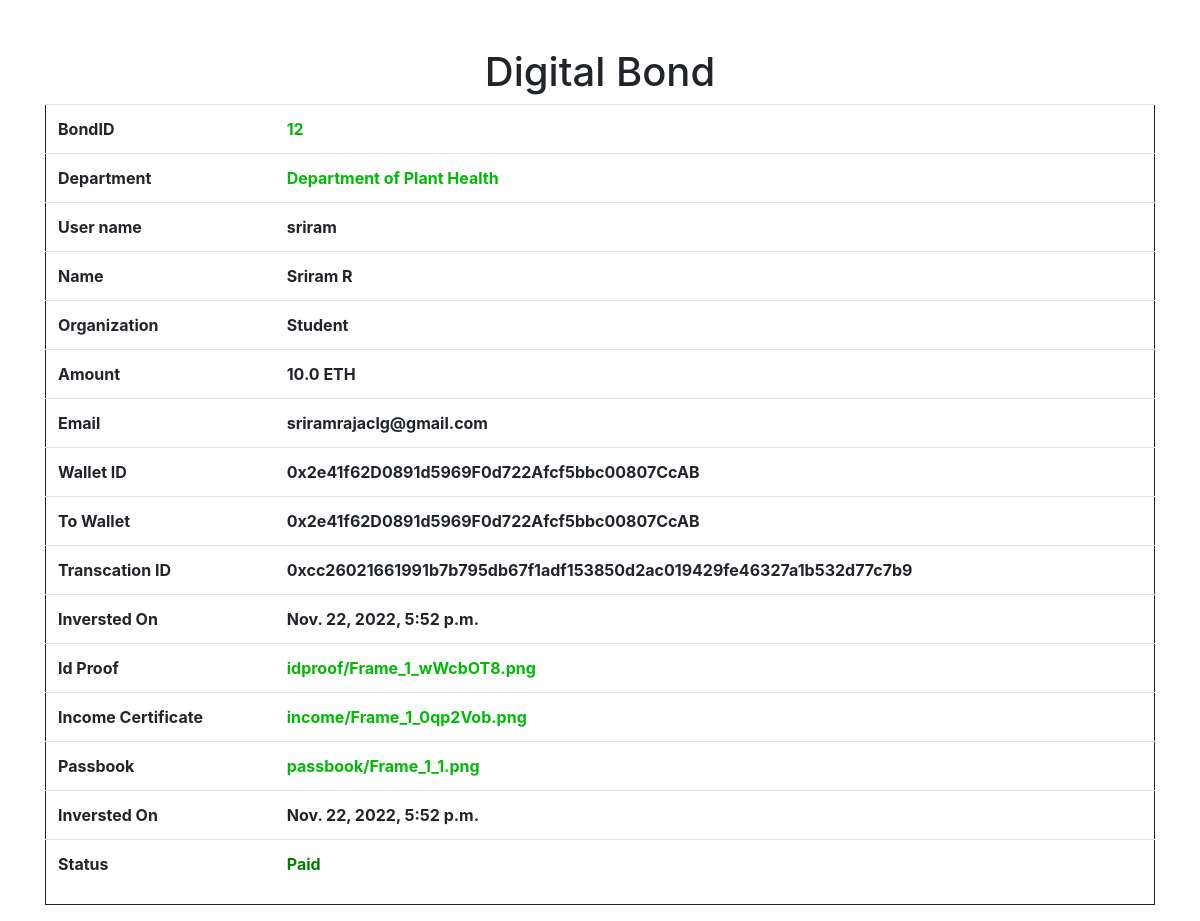
/bond/12 (signed in), run on the app's committed database.
### core/models.py (models this page shows, shortened)
class Inverst(models.Model):
    dept = models.ForeignKey(Department, on_delete=models.CASCADE )
    user = models.ForeignKey(User,on_delete=models.CASCADE)
    name = models.CharField(max_length=255)
    org = models.CharField(max_length=255)
    amount = models.FloatField(default=0.0)
    id_proff = models.FileField(upload_to='idproof/')
    income_certificate = models.FileField(upload_to='income/')
    is_approved = models.BooleanField(default=False)
    email = models.EmailField()
    metamask_id = models.CharField(max_length=255,default='',blank=True)
    transction_hash = models.CharField(max_length=255,blank=True)
    passbook_copy = models.FileField(upload_to='passbook/')
    created = models.DateTimeField(auto_now_add=True)
    class Meta:
        ordering = ['-id']

class Department(models.Model):
    user = models.ForeignKey(User, on_delete=models.CASCADE,default=0)
    name = models.CharField(max_length=255,blank=True,unique=True)
    desc = models.TextField()
    url_img = models.URLField(default="https://upload.wikimedia.org/wikipedia/commons/thumb/d/d1/Image_not_available.png/640px-Image_not_available.png")
    active = models.BooleanField(default=True)
    crisis = models.TextField()
    allocation_amount = models.IntegerField(default=0)
    presentation_url = models.URLField(default="")
    fund = models.FloatField(blank=True,default=0)
    eth = models.FloatField(blank=True,default=0)
    raised = models.BooleanField(default=False)
    email = models.EmailField()
    metamask_id = models.CharField(max_length=255)
    deadline = models.DateField()
    created = models.DateTimeField(auto_now_add=True)
    updated = models.DateTimeField(auto_now_add=True)
    class Meta:
        ordering = ['-id']

class InversterProfile(models.Model):
    user = models.ForeignKey(User, on_delete=models.CASCADE)
    fname = models.CharField(blank=True,max_length=255)
    lname = models.CharField(blank=True,max_length=255)
    profile = models.ImageField(blank=True,upload_to='profile/')
    dob = models.DateField(blank=True)
    email = models.EmailField(blank=True)
    phone = models.IntegerField(blank=True)
    address = models.TextField(blank=True)
    org = models.CharField(max_length=255,blank=True)
    id_proff = models.FileField(upload_to='profileid/',blank=True)
    social_media = models.URLField(default='',blank=True)
    metamask_id = models.CharField(default='',blank=True,max_length=255)
    class Meta:
        ordering = ['-id']

### core/views.py (the view)
# urls.py: path("bond/<int:id>",gen_bond,name='bond'),
@login_required()
def gen_bond(request,id):
    context = {}
    user = request.user
    inverst = Inverst.objects.get(id=id)
    context['inverst'] = inverst
    profile = InversterProfile.objects.get(user=request.user)
    context['profile'] = profile
    return render(request, 'core/bond.html',context)

### templates/core/bond.html (shortened to what this page needs)
<!doctype html>
<html lang="en">
  <head>
    <link rel="stylesheet" href="https://cdn.jsdelivr.net/npm/bootstrap@4.1.3/dist/css/bootstrap.min.css">
  </head>
  <body>
    <br><br>
    <div class="container">
        <h1>Digital Bond</h1>
    </div>
    <div class="container">
        <table class="table">
            <tbody>
                <tr>
                    <th>BondID</th>
                    <th><a href="{% url 'bond' inverst.id %}">{{inverst.id}}</a></th>
                </tr>
            <tr>
                <th>Department</th>
                <th><a href="{% url 'detail' inverst.dept.id %}">{{inverst.dept.name}}</a></th>
            </tr>
            <tr>
                <th>User name</th>
                <th>{{user.username}}</th>
            </tr>
            <tr>
                <th>Name</th>
                <th>{{profile.fname}} {{profile.lname}}</th>
            </tr>
            <tr>
                <th>Organization</th>
                <th>{{inverst.org}}</th>
            </tr>
            <tr>
                <th>Amount</th>
                <th>{{inverst.amount}} ETH</th>
            </tr>
            <tr>
                <th>Email</th>
                <th>{{inverst.email}}</th>
            </tr>
            <tr>
                <th>Wallet ID</th>
                <th>{{inverst.metamask_id}}</th>
            </tr>
            <tr>
                <th>To Wallet</th>
                <th>{{inverst.dept.metamask_id}}</th>
            </tr>
            <tr>
                <th>Transcation ID</th>
                <th>{{inverst.transction_hash}}</th>
            </tr>
            <tr>
                <th>Inversted On</th>
                <th>{{inverst.created}}</th>
            </tr>
            <tr>
                <th>Id Proof</th>
                <th><a href="{{inverst.id_proff}}" download>{{inverst.id_proff.name}}</a></th>
            </tr>
            <tr>
                <th>Income Certificate</th>
                <th><a href="{{inverst.income_certificate}}" download>{{inverst.income_certificate.name}}</a></th>
            </tr>
            <tr>
                <th>Passbook</th>
                <th><a href="{{inverst.passbook_copy}}" download>{{inverst.passbook_copy.name}}</a></th>
            </tr>
           <tr>
                <th>Inversted On</th>
                <th>{{inverst.created}}</th>
            </tr>
            <tr>
                <th>Status</th>
                <th>{%if inverst.is_approved %} <p style="color: green;">Paid</p> {% else %}<p style="color: red;">Not Paid</p>{% endif %}</th>
            </tr>
            </tbody>
        </table>
    </div>
  </body>
</html>

### templates/core/bond.html (style rules this page uses)
body { text-align: center; }
table,tr { text-align: left; border: 1px solid; }
tbody { border: 1px solid; }
a { color: rgb(0, 186, 6) !important; }

### data on the page
Inverst: id "12", dept.name "Department of Plant Health", org "Student", amount "10.0", email "sriramrajaclg@gmail.com", metamask_id "0x2e41f62D0891d5969F0d722Afcf5bbc00807CcAB", dept.metamask_id "0x2e41f62D0891d5969F0d722Afcf5bbc00807CcAB", transction_hash "0xcc26021661991b7b795db67f1adf153850d2ac019429fe46327a1b532d77c7b9", created "Nov. 22, 2022, 5:52 p.m.", id_proff.name "idproof/Frame_1_wWcbOT8.png", income_certificate.name "income/Frame_1_0qp2Vob.png", passbook_copy.name "passbook/Frame_1_1.png"
InversterProfile: fname "Sriram", lname "R"

### other printed values
{{ user.username }} "sriram"
